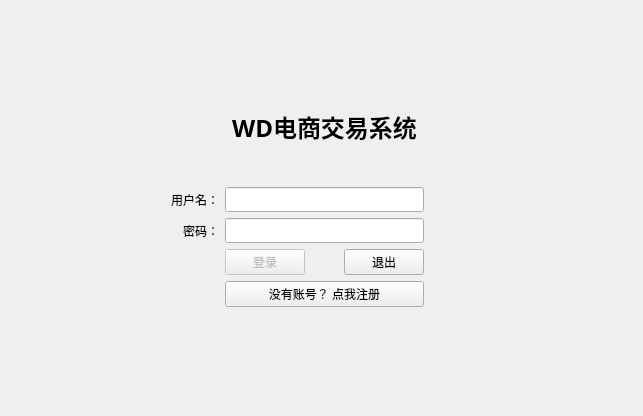
      <widget class="QWidget" name="loginPage">
       <layout class="QGridLayout" name="gridLayout_2" rowstretch="8,1,3,1,1,1,1,8" columnstretch="6,2,2,1,2,8">
        <item row="0" column="3">
         <spacer name="verticalSpacer">
          <property name="font">
           <font>
            <family>微软雅黑</family>
           </font>
          </property>
          <property name="orientation">
           <enum>Qt::Vertical</enum>
          </property>
          <property name="sizeHint" stdset="0">
           <size>
            <width>20</width>
            <height>109</height>
           </size>
          </property>
         </spacer>
        </item>
        <item row="2" column="3">
         <spacer name="verticalSpacer_2">
          <property name="font">
           <font>
            <family>微软雅黑</family>
           </font>
          </property>
          <property name="orientation">
           <enum>Qt::Vertical</enum>
          </property>
          <property name="sizeHint" stdset="0">
           <size>
            <width>20</width>
            <height>53</height>
           </size>
          </property>
         </spacer>
        </item>
        <item row="3" column="2" colspan="3">
         <widget class="QLineEdit" name="lineEdit_user_login">
          <property name="font">
           <font>
            <family>微软雅黑</family>
           </font>
          </property>
         </widget>
        </item>
        <item row="4" column="0">
         <spacer name="horizontalSpacer">
          <property name="font">
           <font>
            <family>微软雅黑</family>
           </font>
          </property>
          <property name="orientation">
           <enum>Qt::Horizontal</enum>
          </property>
          <property name="sizeHint" stdset="0">
           <size>
            <width>178</width>
            <height>20</height>
           </size>
          </property>
         </spacer>
        </item>
        <item row="4" column="1">
         <widget class="QLabel" name="label_pwd_login">
          <property name="font">
           <font>
            <family>微软雅黑</family>
           </font>
          </property>
          <property name="text">
           <string>密码：</string>
          </property>
          <property name="alignment">
           <set>Qt::AlignRight|Qt::AlignTrailing|Qt::AlignVCenter</set>
          </property>
         </widget>
        </item>
        <item row="4" column="2" colspan="3">
         <widget class="QLineEdit" name="lineEdit_pwd_login">
          <property name="font">
           <font>
            <family>微软雅黑</family>
           </font>
          </property>
          <property name="echoMode">
           <enum>QLineEdit::Password</enum>
          </property>
         </widget>
        </item>
        <item row="4" column="5">
         <spacer name="horizontalSpacer_2">
          <property name="font">
           <font>
            <family>微软雅黑</family>
           </font>
          </property>
          <property name="orientation">
           <enum>Qt::Horizontal</enum>
          </property>
          <property name="sizeHint" stdset="0">
           <size>
            <width>178</width>
            <height>20</height>
           </size>
          </property>
         </spacer>
        </item>
        <item row="5" column="2">
         <widget class="QPushButton" name="pushButton_login">
          <property name="enabled">
           <bool>false</bool>
          </property>
          <property name="font">
           <font>
            <family>微软雅黑</family>
           </font>
          </property>
          <property name="text">
           <string>登录</string>
          </property>
         </widget>
        </item>
        <item row="5" column="3">
         <spacer name="horizontalSpacer_4">
          <property name="font">
           <font>
            <family>微软雅黑</family>
           </font>
          </property>
          <property name="orientation">
           <enum>Qt::Horizontal</enum>
          </property>
          <property name="sizeHint" stdset="0">
           <size>
            <width>39</width>
            <height>20</height>
           </size>
          </property>
         </spacer>
        </item>
        <item row="5" column="4">
         <widget class="QPushButton" name="pushButton_quit">
          <property name="font">
           <font>
            <family>微软雅黑</family>
           </font>
          </property>
          <property name="text">
           <string>退出</string>
          </property>
         </widget>
        </item>
        <item row="6" column="2" colspan="3">
         <widget class="QPushButton" name="pushButton_now">
          <property name="font">
           <font>
            <family>微软雅黑</family>
           </font>
          </property>
          <property name="text">
           <string>没有账号？ 点我注册</string>
          </property>
         </widget>
        </item>
        <item row="7" column="3">
         <spacer name="verticalSpacer_3">
          <property name="font">
           <font>
            <family>微软雅黑</family>
           </font>
          </property>
          <property name="orientation">
           <enum>Qt::Vertical</enum>
          </property>
          <property name="sizeHint" stdset="0">
           <size>
            <width>20</width>
            <height>70</height>
           </size>
          </property>
         </spacer>
        </item>
        <item row="1" column="2" colspan="3">
         <widget class="QLabel" name="label_head_0">
          <property name="font">
           <font>
            <family>微软雅黑</family>
            <pointsize>18</pointsize>
            <weight>75</weight>
            <bold>true</bold>
           </font>
          </property>
          <property name="text">
           <string>WD电商交易系统</string>
          </property>
          <property name="alignment">
           <set>Qt::AlignCenter</set>
          </property>
         </widget>
        </item>
        <item row="3" column="1">
         <widget class="QLabel" name="label_user_login">
          <property name="font">
           <font>
            <family>微软雅黑</family>
           </font>
          </property>
          <property name="text">
           <string>用户名：</string>
          </property>
          <property name="alignment">
           <set>Qt::AlignRight|Qt::AlignTrailing|Qt::AlignVCenter</set>
          </property>
         </widget>
        </item>
       </layout>
      </widget>
